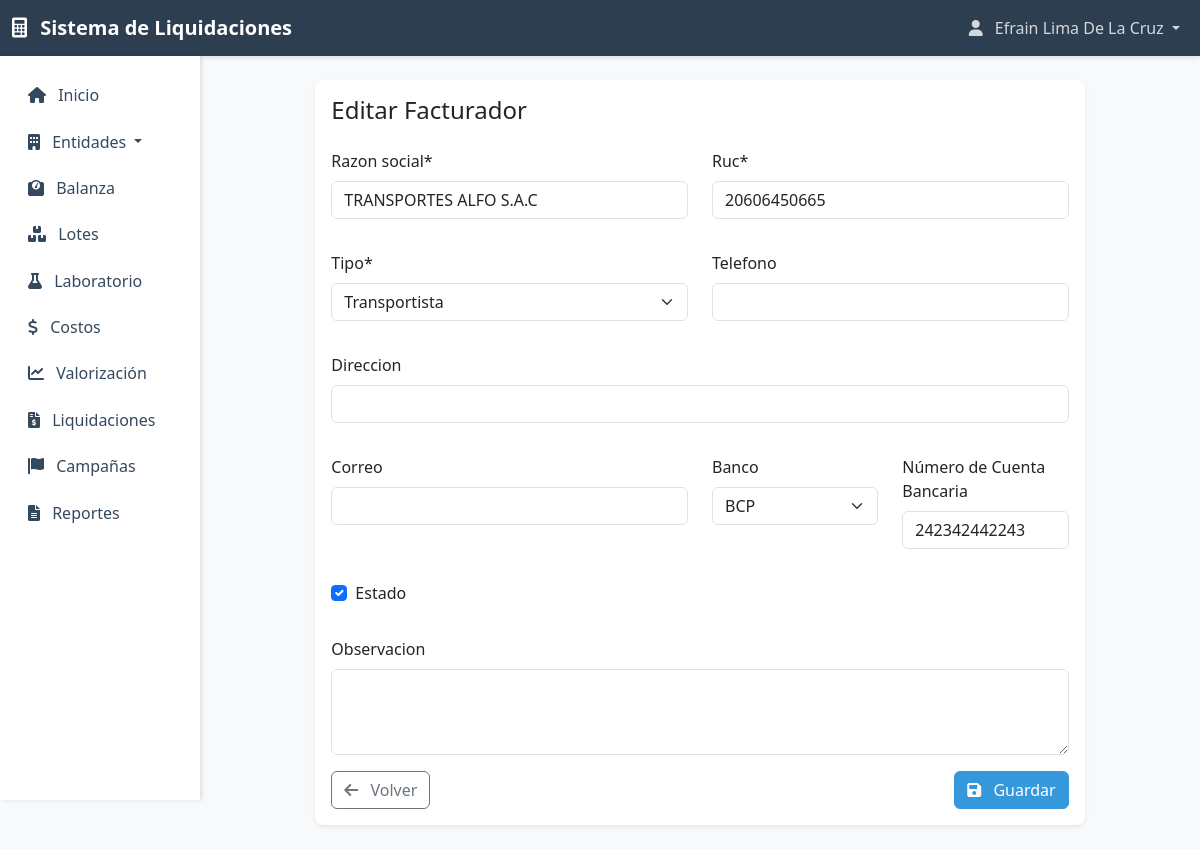
Before: /entidades/facturadores/3/editar/ (signed in) with the older database file.
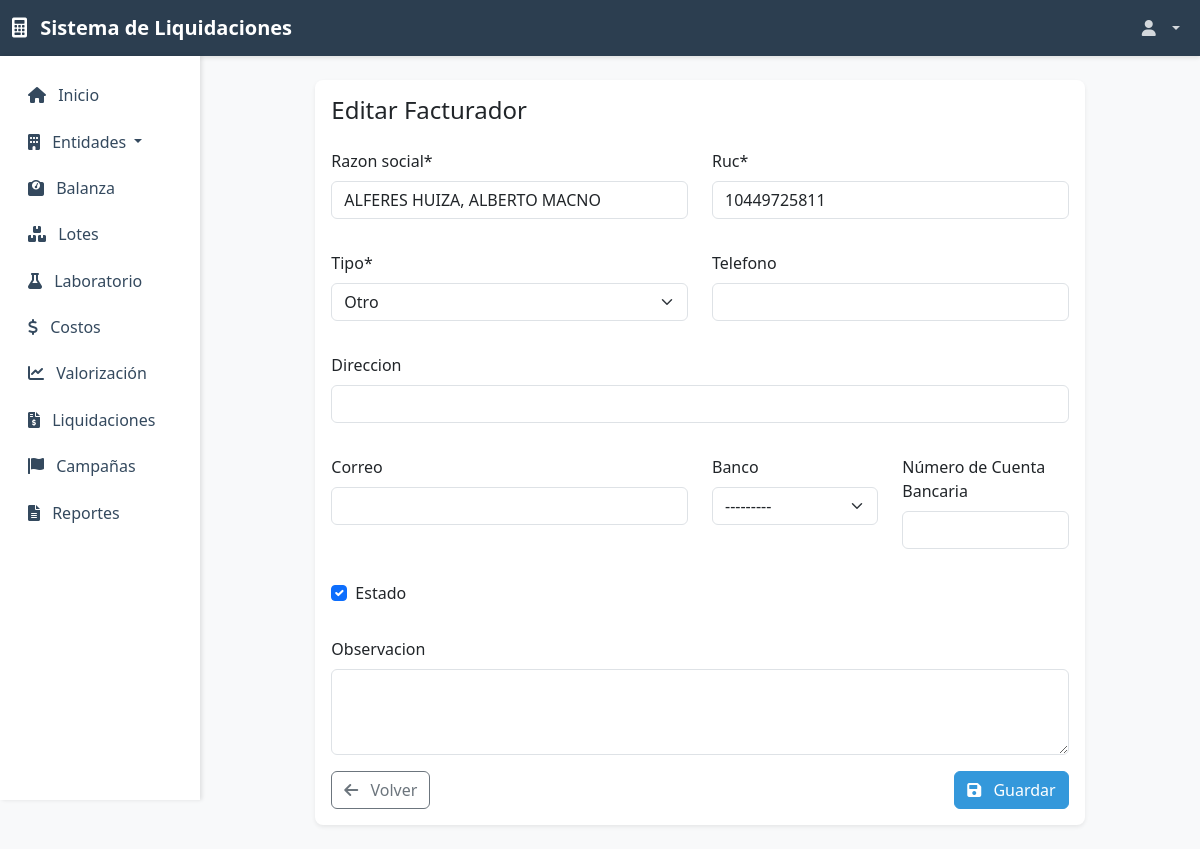
After: the same page with the newer database file.
### usuarios/models.py (models this page shows, shortened)
class Usuario(AbstractUser):
    ROLES = (
        ('planta', 'Planta'),
        ('laboratorio', 'Laboratorio'),
        ('comercial', 'Comercial'),
        ('administrador', 'Administrador'),
    )
    rol = models.CharField(max_length=20, choices=ROLES, default='planta')
    telefono = models.CharField(max_length=15, blank=True, null=True)
    direccion = models.TextField(blank=True, null=True)
    groups = models.ManyToManyField(
        'auth.Group',
        related_name='usuario_set',
        blank=True,
        help_text='The groups this user belongs to. A user will get all permissions granted to each of their groups.',
        verbose_name='groups',
    )
    user_permissions = models.ManyToManyField(
        'auth.Permission',
        related_name='usuario_set',
        blank=True,
        help_text='Specific permissions for this user.',
        verbose_name='user permissions',
    )
    class Meta:
        verbose_name = 'Usuario'
        verbose_name_plural = 'Usuarios'

### entidades/models.py (models this page shows, shortened)
class Facturador(models.Model):
    TIPOS = (
        ('empresa', 'Empresa'),
        ('acopio', 'Acopio'),
        ('contrata', 'Contrata'),
        ('sociedad', 'Sociedad'),
        ('transportista', 'Transportista'),
        ('otro', 'Otro'),
    )
    BANCOS = (
        ('bcp', 'BCP'),
        ('bbva', 'BBVA'),
        ('interbank', 'Interbank'),
        ('scotiabank', 'Scotiabank'),
        ('nacion', 'Nación'),
        ('pichincha', 'Pichincha'),
        ('mibanco', 'Mibanco'),
        ('creditea', 'Creditea'),
        ('banbif', 'BanBif'),
        ('falabella', 'Falabella'),
        ('azteca', 'Azteca'),
        ('gnb', 'GNB'),
        ('otro', 'Otro'),
    )
    razon_social = models.CharField(max_length=200)
    ruc = models.CharField(max_length=11, unique=True)
    tipo = models.CharField(max_length=20, choices=TIPOS)
    direccion = models.TextField(blank=True, null=True)
    telefono = models.CharField(max_length=15, blank=True, null=True)
    correo = models.EmailField(blank=True, null=True)
    observacion = models.TextField(blank=True, null=True)
    banco = models.CharField(max_length=50, choices=BANCOS, blank=True, null=True, verbose_name='Banco')
    numero_cuenta_bancaria = models.CharField(max_length=30, blank=True, null=True, verbose_name='Número de Cuenta Bancaria')
    fecha_creacion = models.DateTimeField(auto_now_add=True)
    fecha_actualizacion = models.DateTimeField(auto_now=True)
    estado = models.BooleanField(default=True)
    class Meta:
        verbose_name = 'Facturador'
        verbose_name_plural = 'Facturadores'

### entidades/views.py (the view)
# urls.py: path('facturadores/<int:pk>/editar/', views.facturador_update, name='facturador_update'),
@permission_required('entidades.change_facturador', raise_exception=True)
@login_required
def facturador_update(request, pk):
    facturador = get_object_or_404(Facturador, pk=pk)
    if request.method == 'POST':
        form = FacturadorForm(request.POST, instance=facturador)
        if form.is_valid():
            form.save()
            messages.success(request, 'Facturador actualizado correctamente.')
            return redirect('entidades:facturador_detail', pk=facturador.pk)
    else:
        form = FacturadorForm(instance=facturador)
    context = {
        'form': form,
        'title': 'Editar Facturador',
        'facturador': facturador,
    }
    return render(request, 'entidades/facturador_form.html', context)

### entidades/forms.py
class FacturadorForm(forms.ModelForm):
    class Meta:
        model = Facturador
        fields = [
            'razon_social',
            'ruc',
            'tipo',
            'direccion',
            'telefono',
            'correo',
            'observacion',
            'banco',
            'numero_cuenta_bancaria',
            'estado',
        ]
        widgets = {
            'razon_social': forms.TextInput(attrs={'class': 'form-control'}),
            'ruc': forms.TextInput(attrs={'class': 'form-control'}),
            'tipo': forms.Select(attrs={'class': 'form-control'}),
            'direccion': forms.TextInput(attrs={'class': 'form-control'}),
            'telefono': forms.TextInput(attrs={'class': 'form-control'}),
            'correo': forms.EmailInput(attrs={'class': 'form-control'}),
            'observacion': forms.Textarea(attrs={'class': 'form-control', 'rows': 3}),
            'banco': forms.Select(attrs={'class': 'form-control'}),
            'numero_cuenta_bancaria': forms.TextInput(attrs={'class': 'form-control'}),
            'estado': forms.CheckboxInput(attrs={'class': 'form-check-input'}),
        }

### templates/entidades/facturador_form.html (shortened to what this page needs)
{% extends 'base.html' %}
{% load crispy_forms_tags %}
{% block content %}
<div class="container-fluid py-4">
    <div class="row justify-content-center">
        <div class="col-md-10">
            <div class="card border-0 shadow-sm">
                <div class="card-body">
                    <h4 class="card-title mb-4">{{ title }}</h4>
                    <form method="post" novalidate>
                        <div class="row">
                            <div class="col-md-6 mb-3">
                                {{ form.razon_social|as_crispy_field }}
                            </div>
                            <div class="col-md-6 mb-3">
                                {{ form.ruc|as_crispy_field }}
                            </div>
                        </div>
                        <div class="row">
                            <div class="col-md-6 mb-3">
                                {{ form.tipo|as_crispy_field }}
                            </div>
                            <div class="col-md-6 mb-3">
                                {{ form.telefono|as_crispy_field }}
                            </div>
                        </div>
                        <div class="row">
                            <div class="col-md-12 mb-3">
                                {{ form.direccion|as_crispy_field }}
                            </div>
                        </div>
                        <div class="row">
                            <div class="col-md-6 mb-3">
                                {{ form.correo|as_crispy_field }}
                            </div>
                            <div class="col-md-3 mb-3">
                                {{ form.banco|as_crispy_field }}
                            </div>
                            <div class="col-md-3 mb-3">
                                {{ form.numero_cuenta_bancaria|as_crispy_field }}
                            </div>
                            <div class="col-md-6 mb-3">
                                {{ form.estado|as_crispy_field }}
                            </div>
                        </div>
                        <div class="mb-3">
                            {{ form.observacion|as_crispy_field }}
                        </div>
                        <div class="d-flex justify-content-between align-items-center">
                            <a href="{% url 'entidades:facturador_list' %}" class="btn btn-outline-secondary">
                                <i class="fas fa-arrow-left me-2"></i>
                                Volver
                            </a>
                            <button type="submit" class="btn btn-primary">
                                <i class="fas fa-save me-2"></i>
                                Guardar
                            </button>
                        </div>
                    </form>
                </div>
            </div>
        </div>
    </div>
</div>
{% endblock %}

### templates/base.html (shortened to what the changed rows need)
<!DOCTYPE html>
<html lang="es">
<head>
    <link href="https://cdn.jsdelivr.net/npm/bootstrap@5.3.0/dist/css/bootstrap.min.css" rel="stylesheet">
    <link href="https://cdnjs.cloudflare.com/ajax/libs/font-awesome/6.0.0/css/all.min.css" rel="stylesheet">
</head>
<body>
    <nav class="navbar navbar-expand-lg navbar-dark">
        <div class="container-fluid">
            <div class="collapse navbar-collapse" id="navbarNav">
                <ul class="navbar-nav ms-auto mb-2 mb-lg-0">
                    {% if user.is_authenticated %}
                    <li class="nav-item dropdown d-none d-lg-block">
                        <a class="nav-link dropdown-toggle" href="#" id="userDropdownDesktop" role="button" data-bs-toggle="dropdown">
                            <i class="fas fa-user me-2"></i>
                            {{ user.get_full_name }}
                        </a>
                    </li>
                    {% else %}
                    <li class="nav-item">
                        <a class="nav-link" href="{% url 'login' %}">Iniciar Sesión</a>
                    </li>
                    {% endif %}
                </ul>
            </div>
        </div>
    </nav>
    <div class="container-fluid">
        <div class="row">
            <main class="{% if user.is_authenticated %}col-md-9 ms-sm-auto col-lg-10 px-md-4{% else %}col-12{% endif %}">
                {% block content %}{% endblock %}
            </main>
        </div>
    </div>
</body>
</html>

Changed rows visible on the page:
no longer on this page (row edited): Usuario: get_full_name "Efrain Lima De La Cruz"
changed Facturador: razon_social "TRANSPORTES ALFO S.A.C" → "ALFERES HUIZA, ALBERTO MACNO"; ruc "20606450665" → "10449725811"; tipo "Transportista" → "Otro"; banco "BCP" → "---------"; numero_cuenta_bancaria "242342442243" → (not shown)
